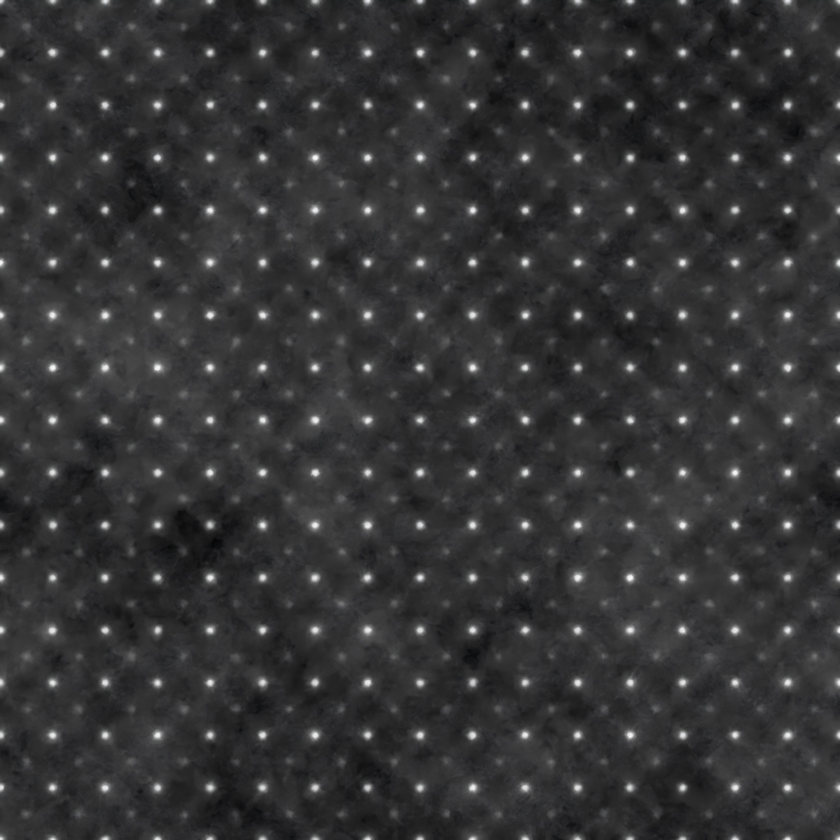
#> input picture MLLM_baseline_evaluate/pic/test.png, 840 x 840 px, shrunk from 1404 x 1404 before the run
$ python -i justify_img_quality.py   (imports and definitions only)
#> lines starting #> are read from the running program, lines starting #| are printed output that depends on the picture
"""No-reference quality assessment for restored STEM images."""
from __future__ import annotations

from typing import Dict, Tuple

import cv2
import numpy as np
from scipy import fft as spfft
from skimage.feature import peak_local_max
from skimage.filters import threshold_otsu


# [19 lines left out: functions imread_gray, _robust_noise_sigma, not called in this run]


def _fft_log_magnitude(img: np.ndarray) -> np.ndarray:
    spectrum = spfft.fftshift(spfft.fft2(img))
    return np.log1p(np.abs(spectrum))


# [7 lines left out: function _bandpass_mask, not called in this run]


def _bragg_peakiness_score(log_magnitude: np.ndarray, k_peaks: int = 12, neighborhood: int = 9) -> float:
    height, width = log_magnitude.shape
    band = log_magnitude * _bandpass_mask(height, width)
    coordinates = peak_local_max(
        band,
        min_distance=max(4, neighborhood // 2),
        threshold_rel=0.25,
        num_peaks=k_peaks,
    )
    if coordinates.size == 0:
        return 0.0

    # [17 lines left out: function local_contrast, not called in this run]

    contrasts = [local_contrast(y, x) for y, x in coordinates]
    normalization = float(np.median(band[band > 0])) + 1e-6
    peakiness = float(np.sum(contrasts) / (len(contrasts) * normalization))
    return float(np.tanh(0.3 * peakiness))


# [20 lines left out: function _autocorrelation_offcenter_ratio, not called in this run]


def _periodicity_metrics(img: np.ndarray) -> Dict[str, float]:
    bragg_peakiness = _bragg_peakiness_score(_fft_log_magnitude(img))
    autocorrelation_ratio = _autocorrelation_offcenter_ratio(img)
    return {
        "periodicity_score": 0.6 * bragg_peakiness + 0.4 * autocorrelation_ratio,
        "bragg_peakiness": bragg_peakiness,
        "autocorr_peak_ratio": autocorrelation_ratio,
    }


# [19 lines left out: function _snr_cnr_metrics, not called in this run]


def assess_image(
    img: np.ndarray,
    min_periodicity: float = 0.35,
    min_snr: float = 2.0,
    min_cnr: float = 1.5,
) -> Dict[str, object]:
    """Assess periodicity and denoising quality without a reference image."""
    img = img.astype(np.float32)
    if img.max() > 1.5:
        img = img / 255.0

    periodicity = _periodicity_metrics(img)
    snr, cnr, noise_sigma = _snr_cnr_metrics(img)
    passed = periodicity["periodicity_score"] >= min_periodicity and (
        snr >= min_snr or cnr >= min_cnr
    )

    return {
        "periodicity_score": round(periodicity["periodicity_score"], 4),
        "bragg_peakiness": round(periodicity["bragg_peakiness"], 4),
        "autocorr_peak_ratio": round(periodicity["autocorr_peak_ratio"], 4),
        "snr": round(snr, 3),
        "cnr": round(cnr, 3),
        "noise_sigma": round(noise_sigma, 4),
        "thresholds": {
            "min_periodicity": float(min_periodicity),
            "min_snr": float(min_snr),
            "min_cnr": float(min_cnr),
        },
        "decision": "PASS" if passed else "FAIL",
    }


# [14 lines left out: function assess_image_path, not called in this run]

>>> import cv2
>>> picture = cv2.imread('../../MLLM_baseline_evaluate/pic/test.png')
#> picture is the input picture: shape (840, 840, 3); mean B, G, R 52.7, 52.1, 52
>>> result = assess_image(picture)
#> in _fft_log_magnitude, `return np.log1p(np.abs(spectrum))`:
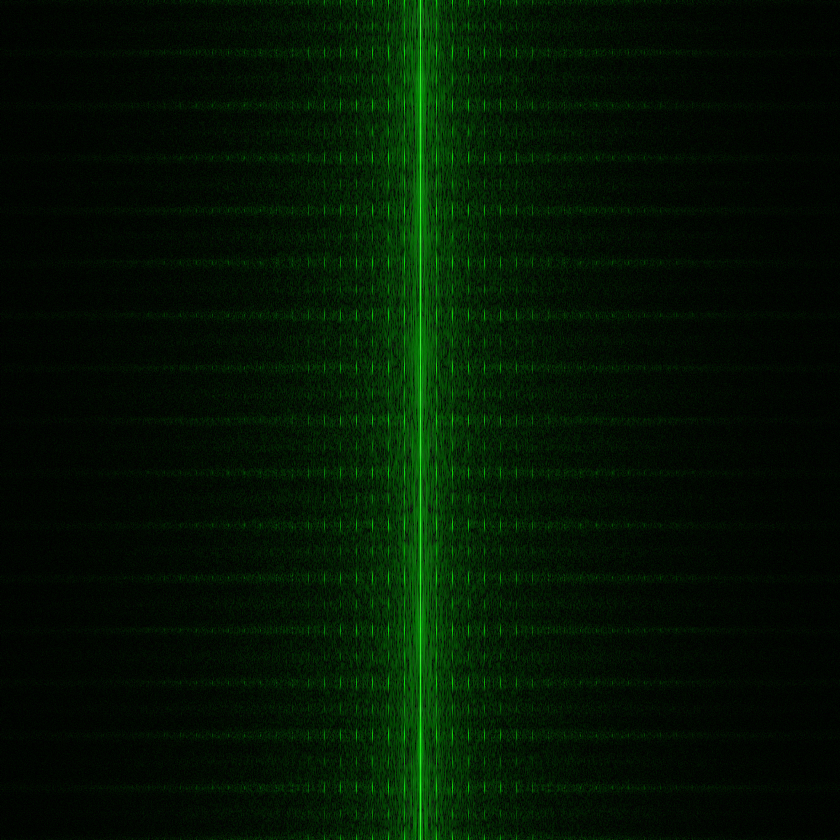
#> returned value: shape (840, 840, 3) float32; mean of channels 0, 1, 2 0.0764, 0.567, 0.0764; drawn with min black and max white
#> (the run stopped early here; a loop or call above may not have finished)
